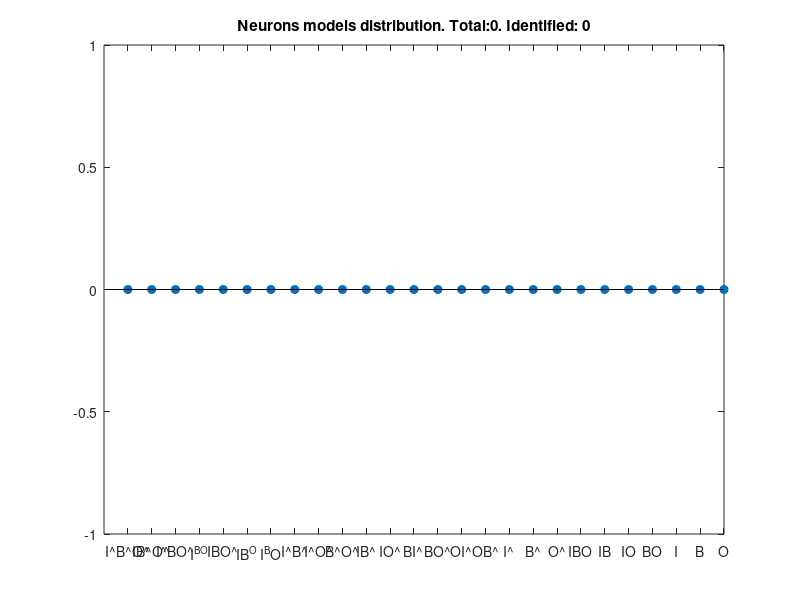

MATLAB code to generate this figure:

function report_all_neurons()

%electro_folder = 'C:\Users\GEORGEKOUR\Desktop\Electro_Rats\rat_8\odor1_WR\rat8_mpfc_21.6';
%electro_folder = 'C:\Users\GEORGEKOUR\Desktop\Electro_Rats\rat_10\odor1_WR\rat10_mpfc_10.10';
%electro_folder = 'C:\Users\GEORGEKOUR\Desktop\Electro_Rats\rat_11\odor1_WR\rat11_mpfc_14.10';
%electro_folder = 'C:\Users\GEORGEKOUR\Desktop\Electro_Rats\rat_10\odor1_WR\rat10_mpfc_12.10';

electro_folder = 'C:\Users\GEORGEKOUR\Desktop\Electro_Rats';

%day_files = dir([electro_folder,'\*events_g.mat']); %look for all single units files in the stage
day_files = dir([electro_folder,'\*\*\*\*events_g.mat']); %look for all single units files in the stage

identifiable_neurons = 0;
total_neurons = 0;
neurons_type = zeros(1, 26);

for j = 1:length(day_files)
    day_folder = day_files(j).folder
    %day_folder = 'C:\Users\GEORGEKOUR\Desktop\Electro_Rats\rat_6\odor1_WR\rat6_mpfc_20.6';
    numFolds = 10;
    %f = figure('units','normalized','outerposition',[0 0 1 1]);
    % Draw the data per neuron
    SS_files = dir([day_folder,'\*_SS_*.ntt']); %look for all single units files in the stage
    
    num_neurons = length(SS_files);
    for i = 1:num_neurons
        
        total_neurons=total_neurons+1;
        neuron_filename = SS_files(i).name;
        ss_file = [SS_files(i).folder,'\',neuron_filename]
        
        %extract data to show neural activity during the day
        idcs   = strfind(ss_file,'\');
        neuron_name = ss_file(idcs(end)+1:end-4);
        stage_folder_name = ss_file(1:idcs(end-1)-1);
        %stage_name = ss_file(idcs(end-2)-1);
        rat = ss_file(idcs(end-3)+1:idcs(end-2)-1);
        stage = ss_file(idcs(end-2)+1:idcs(end-1)-1);
        day = ss_file(idcs(end-1)+1:idcs(end)-1);
        
        %Load data and extract meta information
        [behave, st] = load_spikes_and_behavioral_data (ss_file);
        
        
%         %%%% Manipulate st to check the model validity %%%%%%
%         
         [~, selected_arms, rewarded_arm1, rewarded_arm2] = extract_event_times(behave);
%         
%         old_st = st;
%         %old_fr = length(st)/(st(end)-st(1));
%         diff_st = diff(st);
%         perm = randperm(length(st)-1);
%         diff_st = diff_st(perm);
%         st = cumsum([st(1) diff_st]);
% 
%         ain_times = event_times(:,2);
%         %add spikes in the area
%         for k=1:length(ain_times)            
%             a_spikes = randn([1,1])*0.2+0.1+ain_times(k);
%             st = [st, a_spikes];
%         end
% 
%         st = sort(st);
        %%%%%%%%%%%%%%%%%%%%%%%%%%

        
        [median_times, proportions, num_bins_per_proportion, num_bins_between_events] = analyze_behavior_in_stage(day_folder);
        
        % Allign st to events.
        [spike_count, binned_spikes_cell, events_bins_span] = ss_activity_inday (behave, st, num_bins_between_events);
        
        %subplot(num_neurons,2,(i-1)*2+1)
        
        %heatmap(bined_spikes_cell, 1:size(bined_spikes_cell,2), num2str(spike_count),[] ,'ColorBar', true)
        
%         subplot(num_neurons+1,2,(i-1)*2+1)
        w = gausswin(10);
        w=w./sum(w);
        %y = filter(w,1,bined_spikes_cell);
        psth = filtfilt(w,1,binned_spikes_cell);
%         plot(y)
%         ylim([-0.3,0.3])
%         xlim([0,length(binned_spikes_cell)+100])
%         
%         for k=1:length(events_bins_span)
%             vline(events_bins_span(k),'b')
%         end
%       
        dt = 0.02;
         
        % Extracting data
        [X, y, feature_names, interaction_feature_name] = generate_neuron_train_data2 (st, behave, dt, proportions);
        [testFit, trainFit, param, Models] = fit_model_to_neuron(X,y,dt,numFolds);
        
        %Select the best model
        testFit_mat = cell2mat(testFit);
        LLH_values = reshape(testFit_mat(:,3), numFolds, length(Models));
        selected_model = select_best_model(LLH_values);

        % explained_var = reshape(testFit_mat(:,1),numFolds,numModels);
        % explained_var_mean = mean(explained_var);
        % explained_var_sem = std(explained_var)/sqrt(numFolds);
        
        model_names = {'I^B^O^','IB^O^','I^BO^','I^B^O', 'IBO^','IB^O', 'I^BO', 'I^B^', ...
             'I^O^', 'B^O^', 'IB^', 'IO^', 'BI^', 'BO^', 'OI^', 'OB^' ...
             'I^', 'B^' ,'O^' ,'IBO','IB', 'IO', 'BO','I','B','O'};
         
        psth_data.vec = psth;
        psth_data.events_bins_span = events_bins_span;
        psth_data.spike_count=spike_count;
        
        save_analysis_results(ss_file, rat, stage, day, neuron_name, st, behave, 0.02, ...
            proportions, X, y, feature_names, interaction_feature_name, model_names, numFolds, testFit, trainFit, param, selected_model, ...
            selected_arms, rewarded_arm1, rewarded_arm2, psth_data)
                              
        selected_model
        
        LLH_increase_mean = mean(LLH_values);
        LLH_increase_sem = std(LLH_values)/sqrt(numFolds);
        
%         subplot(num_neurons+1,2,(i-1)*2+2)
%         hold on
%         plot(0.5:26,zeros(26,1),'--b','linewidth',2)
%         errorbar(LLH_increase_mean,LLH_increase_sem,'ok','linewidth',3)
%         if (~isnan(selected_model))
%             plot(selected_model,LLH_increase_mean(selected_model),'.r','markersize',25)
%             identifiable_neurons = identifiable_neurons+1;
%             neurons_type(selected_model) = neurons_type(selected_model)+1;
%         
%         end
%         hold off
%         %box off
%         %set(gca,'fontsize',20)
%         set(gca,'XLim',[0 26]); set(gca,'XTick',1:26)
%         set(gca,'XTickLabel',{'I^B^O^','IB^O^','I^BO^','I^B^O', 'IBO^','IB^O', 'I^BO', 'I^B^', ...
%             'I^O^', 'B^O^', 'IB^', 'IO^', 'BI^', 'BO^', 'OI^', 'OB^' ...
%             'I^', 'B^' ,'O^' ,'IBO','IB', 'IO', 'BO','I','B','O'});
%         %legend('Model performance','Selected Model','Baseline')
%         suptitle (day_folder)
%         %ylabel('LLH increase')
%         ylabel([num2str(spike_count), '[S]',])
%         
%         ylim([-1 1])

        
    end
    
%     [~, selected_arms, rewarded_arm1, rewarded_arm2] = extract_event_times(behave);
%     
%     subplot(num_neurons+1,2,(num_neurons+1)*2-1)
%     hist(selected_arms)
%     title(['Arm Dist - Num trials: ', num2str(length(selected_arms))])
%     
%     subplot(num_neurons+1,2,(num_neurons+1)*2)
%     rewards = (selected_arms==rewarded_arm1)+2*(selected_arms==rewarded_arm2);
%     hist(rewards, [0,1,2])
%     title('rewards Dist')
%     
%     saveas(f, fullfile(day_folder,'mmodels_3_11.jpg'))
%     %Print the heatmap for the entire day
%     close(f)
%     %alligned_heatmap_view (day_folder)
%     savefig(fullfile(day_folder,'aactivity'))
%     
end

figure
stem(neurons_type, 'filled')        
set(gca,'XLim',[0 26]); set(gca,'XTick',1:26)
        set(gca,'XTickLabel',{'I^B^O^','IB^O^','I^BO^','I^B^O', 'IBO^','IB^O', 'I^BO', 'I^B^', ...
            'I^O^', 'B^O^', 'IB^', 'IO^', 'BI^', 'BO^', 'OI^', 'OB^' ...
            'I^', 'B^' ,'O^' ,'IBO','IB', 'IO', 'BO','I','B','O'});
title(['Neurons models distribution. Total:', num2str(total_neurons), '. Identified: ', num2str(sum(neurons_type))]);

end

function save_analysis_results(ss_file, rat, stage, day, neuron_name, st, behave, dt, ...
    proportions, X, y, feature_names, interaction_feature_name, model_names, numFolds, testFit, trainFit, param, ...
    selected_model, selected_arm, rewarded_arm1, rewarded_arm2, psth_data)

modeling_metadata.dt = dt;
modeling_metadata.feature_names = feature_names;
modeling_metadata.tfe_bin = 0.5;
modeling_metadata.proportions=proportions;
modeling_metadata.model_names = model_names;
modeling_metadata.numFolds = numFolds;

modeling_data.X = X;
modeling_data.Y = y;
modeling_data.arm = selected_arm;
modeling_data.reward = selected_arm==rewarded_arm1 | selected_arm==rewarded_arm2;
modeling_data.arm_type = 2 - (selected_arm == 1 | selected_arm == 2);

fitting.param = param;
fitting.testFit = testFit;
fitting.trainFit= trainFit;
fitting.selected_model = selected_model;

result.rat = rat;
result.stage = stage;
result.day = day;
result.neuron_name = neuron_name;
result.spikestime = st;
result.behave = behave;
result.modeling_data = modeling_data;
result.fitting = fitting;

result.modeling_metadata = modeling_metadata;
result.modeling_data = modeling_data;
result.psth_data = psth_data;


save([ss_file,'_', interaction_feature_name,'_result.mat'], '-struct', 'result')
end